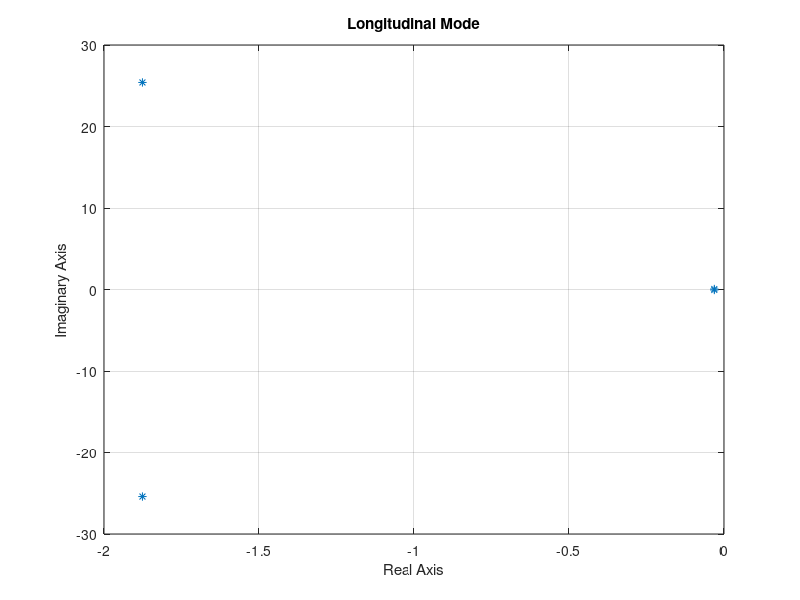
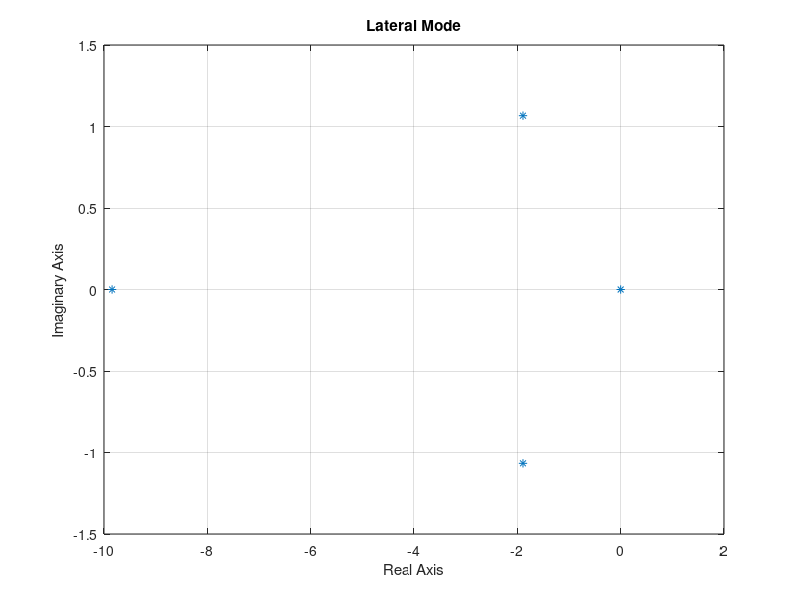

The MATLAB source for these figures, in order:
% This is the Code for the use-case example of the flight dynamic class

%Step 1: Loading of the linearization solution

load Llinear_Model.mat;


% %------longitudinal movement

%computing of eigenvalues
eigenvalues_longitudinal_movement=eig(A_long)
longitudinal_sys = ss(A_long, B_long, C_long, D_long)
figure(1);
plot(eigenvalues_longitudinal_movement, '*')
title('Longitudinal Mode')
xlabel('Real Axis') 
ylabel('Imaginary Axis')
grid on

% comuting damping and natrual frequency
damp(longitudinal_sys)

%------lateral movement

%computing of eigenvalues
eigenvalues_lateral_movement=eig(A_lat)
lateral_sys = ss(A_lat, B_lat, C_lat, D_lat)
figure(2);
plot(eigenvalues_lateral_movement, '*')
title('Lateral Mode')
xlabel('Real Axis') 
ylabel('Imaginary Axis')
grid on

% comuting damping and natrual frequency
damp(lateral_sys)

% --------- END OF CODE -------------------------------------------------